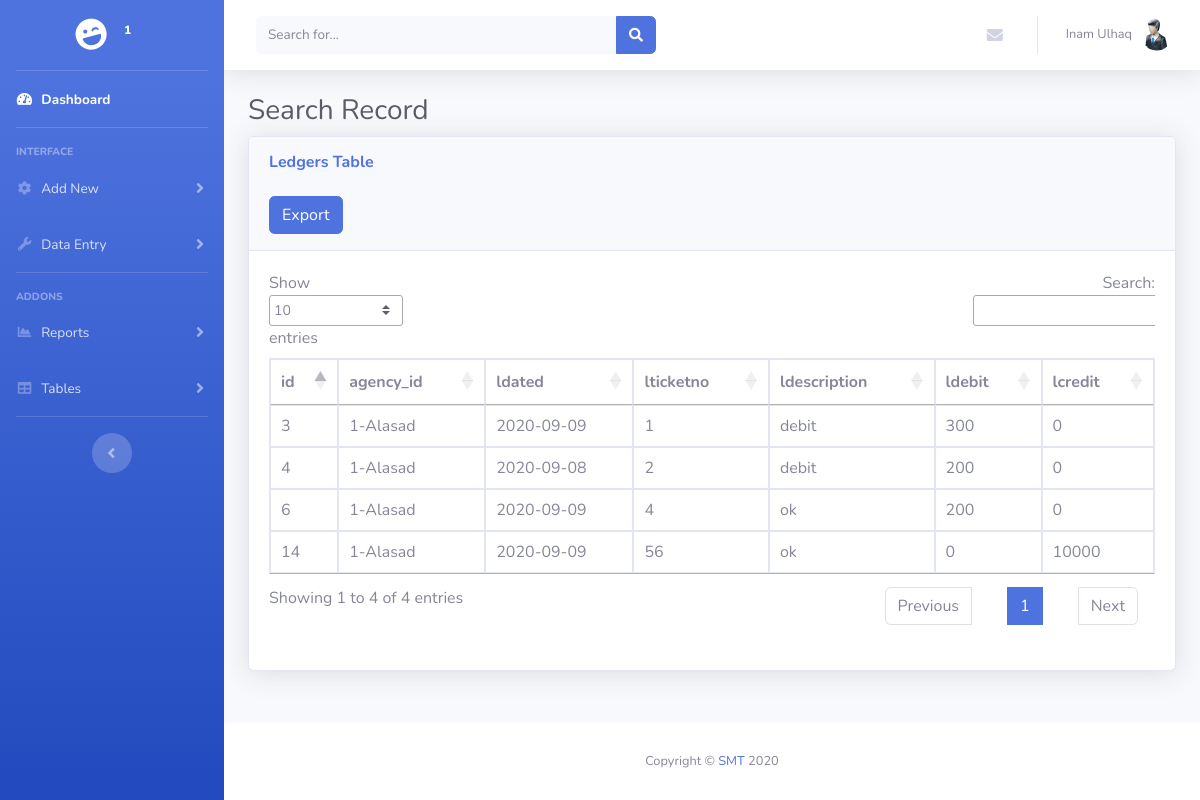
The app's page /ledgertable.php (signed in) with its own data.
### tables this page shows
CREATE TABLE `users` (
  `id` int(11) NOT NULL,
  `username` varchar(255) NOT NULL,
  `password` varchar(255) NOT NULL,
  `firstname` varchar(50) NOT NULL,
  `lastname` varchar(50) NOT NULL,
  `ucompany` varchar(30) NOT NULL,
  `role` varchar(10) NOT NULL,
  `status` int(11) NOT NULL DEFAULT '1'
);

CREATE TABLE `ledger` (
  `id` int(11) NOT NULL,
  `agency_id` int(11) NOT NULL,
  `ldated` date NOT NULL,
  `lticketno` varchar(25) NOT NULL,
  `ldescription` varchar(255) NOT NULL,
  `ldebit` int(11) NOT NULL DEFAULT '0',
  `lcredit` int(11) NOT NULL DEFAULT '0',
  `lbalance` int(11) NOT NULL,
  `user_id` int(11) NOT NULL
);

CREATE TABLE `agency` (
  `id` int(11) NOT NULL,
  `aname` varchar(50) NOT NULL,
  `aphone` varchar(20) NOT NULL,
  `aaddress` varchar(255) NOT NULL,
  `astatus` int(11) NOT NULL DEFAULT '1',
  `user_id` int(11) NOT NULL
);

### ledgertable.php (the view, shortened to what this page needs)
<?php include('header.php'); ?>
        <div class="container-fluid">
          <h1 class="h3 mb-2 text-gray-800">Search Record</h1>
          <div class="card shadow mb-4">
            <div class="card-header py-3">
              <h6 class="m-0 font-weight-bold text-primary">Ledgers Table</h6><br>
                    <form action="export.php" method="POST">
                      <button type="submit" name="exportledger" class="btn btn-primary">Export</button>
                    </form>
            </div>
            <div class="card-body">
              <div class="table-responsive">
                <table class="table table-bordered" id="dataTable" width="100%" cellspacing="0">
                  <thead>
                    <tr>
                      <th>id</th>
                      <th>agency_id</th>
                      <th>ldated</th>
                      <th>lticketno</th>
                      <th>ldescription</th>
                      <th>ldebit</th>
                      <th>lcredit</th>
                    </tr>
                  </thead>
                  <tbody>
                     <?php
                      $query = "SELECT * from agency INNER JOIN ledger ON ledger.agency_id= agency.id WHERE ledger.user_id=agency.user_id AND ledger.user_id=$user_id ORDER BY ledger.id DESC";
                    $result = mysqli_query($conn,$query) or die( mysqli_error($conn));;
                                    while($row=mysqli_fetch_assoc($result))
                                    {
                                        $agency_id = $row['agency_id'];
                                        $ldated = $row['ldated'];
                                        $lticketno = $row['lticketno'];
                                        $ldescription = $row['ldescription'];
                                        $ldebit = $row['ldebit'];
                                        $lcredit = $row['lcredit'];
                                        $id = $row['id'];
                                        $aname = $row['aname'];
                                ?>
                                    <tr>
                                        <td><?php echo $id ?></td>
                                        <td><?php echo $agency_id .'-'.$aname ?></td>
                                        <td><?php echo $ldated ?></td>
                                        <td><?php echo $lticketno ?></td>
                                        <td><?php echo $ldescription ?></td>
                                        <td><?php echo $ldebit ?></td>
                                        <td><?php echo $lcredit ?></td>
                                    </tr>
                            <?php
                                    }
                            ?>
                  </tbody>
                </table>
              </div>
            </div>
          </div>
        </div>
      </div>
      <?php include('footer.php'); ?>

### header.php (shortened to what this page needs)
<?php include ('db.php');
$user_id=$_SESSION['id'];
?>
<?php
      $sql = "SELECT * FROM users WHERE id=$user_id";
             if ($result = mysqli_query($conn,$sql)){
                  $row = mysqli_fetch_array($result);
                  $id=$row['id'];
                  $firstname=$row['firstname'];
                  $lastname=$row['lastname'];
                  $ucompany=$row['ucompany'];
            }?>
<!DOCTYPE html>
<html lang="en">
<head>
  <link href="vendor/fontawesome-free/css/all.min.css" rel="stylesheet" type="text/css">
  <link href="css/sb-admin-2.min.css" rel="stylesheet">
  <link href="style.css" rel="stylesheet">
  <link rel="stylesheet" href="https://cdn.datatables.net/1.10.21/css/jquery.dataTables.min.css" />
</head>
<body id="page-top">
  <div id="wrapper">
    <ul class="navbar-nav bg-gradient-primary sidebar sidebar-dark accordion" id="accordionSidebar">
      <a class="sidebar-brand d-flex align-items-center justify-content-center" href="index.php">
        <div class="sidebar-brand-icon rotate-n-15">
          <i class="fas fa-laugh-wink"></i>
        </div>
        <div class="sidebar-brand-text mx-3"><?php echo $ucompany; ?><sup><?php echo $id; ?></sup></div>
      </a>
      <hr class="sidebar-divider my-0">
      <li class="nav-item active">
        <a class="nav-link" href="index.php">
          <i class="fas fa-fw fa-tachometer-alt"></i>
          <span>Dashboard</span></a>
      </li>
      <hr class="sidebar-divider">
      <div class="sidebar-heading">
        Interface
      </div>
      <li class="nav-item">
        <a class="nav-link collapsed" href="#" data-toggle="collapse" data-target="#collapseTwo" aria-expanded="true" aria-controls="collapseTwo">
          <i class="fas fa-fw fa-cog"></i>
          <span>Add New</span>
        </a>
      </li>
      <li class="nav-item">
        <a class="nav-link collapsed" href="#" data-toggle="collapse" data-target="#collapseUtilities" aria-expanded="true" aria-controls="collapseUtilities">
          <i class="fas fa-fw fa-wrench"></i>
          <span>Data Entry</span>
        </a>
      </li>
      <hr class="sidebar-divider">
      <div class="sidebar-heading">
        Addons
      </div>
      <li class="nav-item">
        <a class="nav-link collapsed" href="#" data-toggle="collapse" data-target="#collapsePages" aria-expanded="true" aria-controls="collapsePages">
          <i class="fas fa-fw fa-chart-area"></i>
          <span>Reports</span>
        </a>
      </li>
      <li class="nav-item">
        <a class="nav-link collapsed" href="#" data-toggle="collapse" data-target="#collapseTables" aria-expanded="true" aria-controls="collapseTables">
          <i class="fas fa-fw fa-table"></i>
          <span>Tables</span>
        </a>
      </li>
      <hr class="sidebar-divider d-none d-md-block">
      <div class="text-center d-none d-md-inline">
        <button class="rounded-circle border-0" id="sidebarToggle"></button>
      </div>
    </ul>
    <div id="content-wrapper" class="d-flex flex-column">
      <div id="content">
        <nav class="navbar navbar-expand navbar-light bg-white topbar mb-4 static-top shadow">
          <form class="d-none d-sm-inline-block form-inline mr-auto ml-md-3 my-2 my-md-0 mw-100 navbar-search">
            <div class="input-group">
              <input type="text" class="form-control bg-light border-0 small" placeholder="Search for..." aria-label="Search" aria-describedby="basic-addon2">
              <div class="input-group-append">
                <button class="btn btn-primary" type="button">
                  <i class="fas fa-search fa-sm"></i>
                </button>
              </div>
            </div>
          </form>
          <ul class="navbar-nav ml-auto">
            <li class="nav-item dropdown no-arrow mx-1">
              <a class="nav-link dropdown-toggle" href="#" id="messagesDropdown" role="button" data-toggle="dropdown" aria-haspopup="true" aria-expanded="false">
                <i class="fas fa-envelope fa-fw"></i>
              </a>
            </li>
            <li class="nav-item dropdown no-arrow">
              <a class="nav-link dropdown-toggle" href="#" id="userDropdown" role="button" data-toggle="dropdown" aria-haspopup="true" aria-expanded="false">
                <span class="mr-2 d-none d-lg-inline text-gray-600 small"><?php echo $firstname.' '.$lastname ?></span>
                <img class="img-profile rounded-circle" src="img/user.png">
              </a>
            </li>
          </ul>
        </nav>

### style.css (style rules this page uses)
table { border-spacing: 0; }
table { border-collapse: separate; }
td { padding: 0px; }

### records on screen
users: id "1", firstname "Inam", lastname "Ulhaq"
ledger: id "14", agency "1", agency.aname "Alasad", ldated "2020-09-09", lticketno "56", ldescription "ok", ldebit "0", lcredit "10000"
ledger: id "6", agency "1", agency.aname "Alasad", ldated "2020-09-09", lticketno "4", ldescription "ok", ldebit "200", lcredit "0"
ledger: id "4", agency "1", agency.aname "Alasad", ldated "2020-09-08", lticketno "2", ldescription "debit", ldebit "200", lcredit "0"
ledger: id "3", agency "1", agency.aname "Alasad", ldated "2020-09-09", lticketno "1", ldescription "debit", ldebit "300", lcredit "0"
